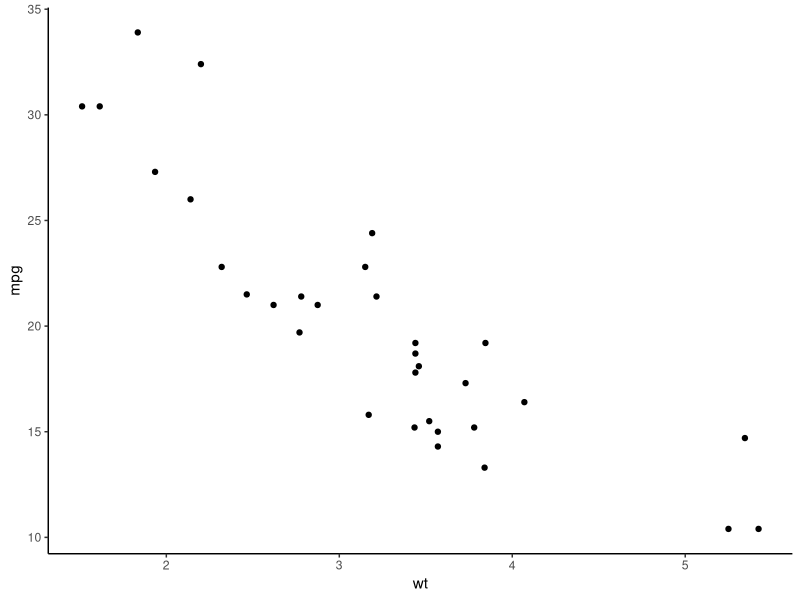

Write the R code that produced this figure.
library(ggplot2)

# 1. theme_set(theme_minimal())
pl <- ggplot(mtcars, aes(x=wt, y=mpg)) + geom_point()

# 2. 
#print(pl + theme_dark())


install.packages("ggthemes")
library(ggthemes)

print(pl + theme_classic())


